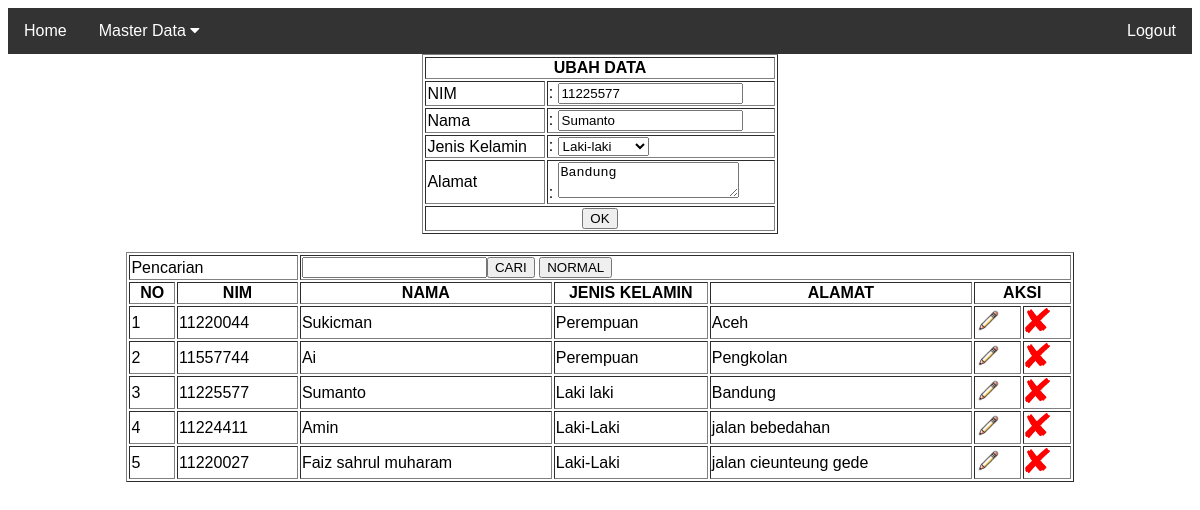
/index.php?menu=m_mahasiswa&id=3 (signed in), run on the app's committed database.
### tables this page shows
CREATE TABLE `m_mahasiswa` (
  `id` int(10) NOT NULL,
  `nim` varchar(8) NOT NULL,
  `nama_mhs` varchar(100) NOT NULL,
  `jk` varchar(20) NOT NULL,
  `alamat` varchar(100) NOT NULL
);

### mahasiswa.php (the view, shortened to what this page needs)
<?php
include "koneksidb.php";
$form_action = "index.php?menu=m_mahasiswa";
$form_title = "TAMBAH DATA";
$nim = "";
$nama = "";
$jk = "";
$alamat = "";
$is_update = false;
if (isset($_GET['id'])) {
    $b = mysqli_query($conn, "SELECT * FROM m_mahasiswa WHERE id=" . $_GET['id']);
    $c = mysqli_fetch_assoc($b);
    $nim = $c['nim'];
    $nama = $c['nama_mhs'];
    $jk = $c['jk'];
    $alamat = $c['alamat'];
    $is_update = true;
    $form_action = "index.php?menu=m_mahasiswa&id=" . $_GET['id'];
    $form_title = "UBAH DATA";
}
echo "<table border='1' width='30%' align='center'>";
echo "<form method='POST' action='$form_action'>";
echo "<tr><th colspan='2'>$form_title</th></tr>";
echo "<tr><td>NIM</td><td>: <input type='text' name='nim' value='$nim' required></td></tr>";
echo "<tr><td>Nama</td><td>: <input type='text' name='nama' value='$nama' required></td></tr>";
echo "<tr><td>Jenis Kelamin</td><td>: <select name='jk' required>";
echo "<option value='Laki-laki'" . ($jk == 'Laki-laki' ? ' selected' : '') . ">Laki-laki</option>";
echo "</select></td></tr>";
echo "<tr><td>Alamat</td><td>: <textarea name='alamat' required>$alamat</textarea></td></tr>";
echo "<tr><th colspan='2'><input type='submit' value='OK' name='" . ($is_update ? "tombol_ubah" : "tombol_tambah") . "'></th></tr>";
echo "</form>";
echo "</table>";
$keyword = '';
if (isset($_POST['search'])) {
    $keyword = $_POST['keyword'];
    $keyword = mysqli_real_escape_string($conn, $keyword);
    $query = "SELECT * FROM m_mahasiswa
        WHERE nim LIKE '%$keyword%' OR nama_mhs LIKE '%$keyword%'
        ORDER BY id DESC";
} else {
    $query = "SELECT * FROM m_mahasiswa
        ORDER BY id DESC";
}
$a = mysqli_query($conn, $query);
$no = 0;
echo "<br>";
echo "<table border='1' width='80%' align='center'>";
echo "<form method='POST' action=''>";
echo "<tr><td colspan=2>Pencarian</td><td colspan=7><input type=text name=keyword value='$keyword'><input type='submit' name='search' value='CARI'> <input type='submit' value='NORMAL'></td></tr>";
echo "<tr><th> NO </th><th> NIM </th><th> NAMA </th><th width='150'> JENIS KELAMIN</th><th> ALAMAT </th><th colspan=2>AKSI</th></tr>";
echo "</form>";
while ($b = mysqli_fetch_array($a)) {
    $no = $no + 1;
    echo "<tr><td> $no </td> <td> $b[nim] </td> <td> $b[nama_mhs] </td> <td>$b[jk]</td><td>$b[alamat]</td>";
    echo "<td><a href='index.php?menu=m_mahasiswa&id=$b[id]'><img src='ubah.png' style='width:25px;height:25px;'></a></td>";
    echo "<td><a href='index.php?menu=m_mahasiswa&delete_id=$b[id]'><img src='pngwing.com.png' style='width:25px;height:25px;'></a></td></tr>";
}
echo "</table>";
?>

### index.php (style rules this page uses)
body { font-family: Arial, Helvetica, sans-serif; }

### data on the page
m_mahasiswa: nim "11225577", nama "Sumanto", alamat "Bandung", nama_mhs "Sumanto", jk "Laki laki"
m_mahasiswa: nim "11220044", nama_mhs "Sukicman", jk "Perempuan", alamat "Aceh"
m_mahasiswa: nim "11557744", nama_mhs "Ai", jk "Perempuan", alamat "Pengkolan"
m_mahasiswa: nim "11224411", nama_mhs "Amin", jk "Laki-Laki", alamat "jalan bebedahan"
m_mahasiswa: nim "11220027", nama_mhs "Faiz sahrul muharam", jk "Laki-Laki", alamat "jalan cieunteung gede"

### other printed values
$form_title "UBAH DATA"
